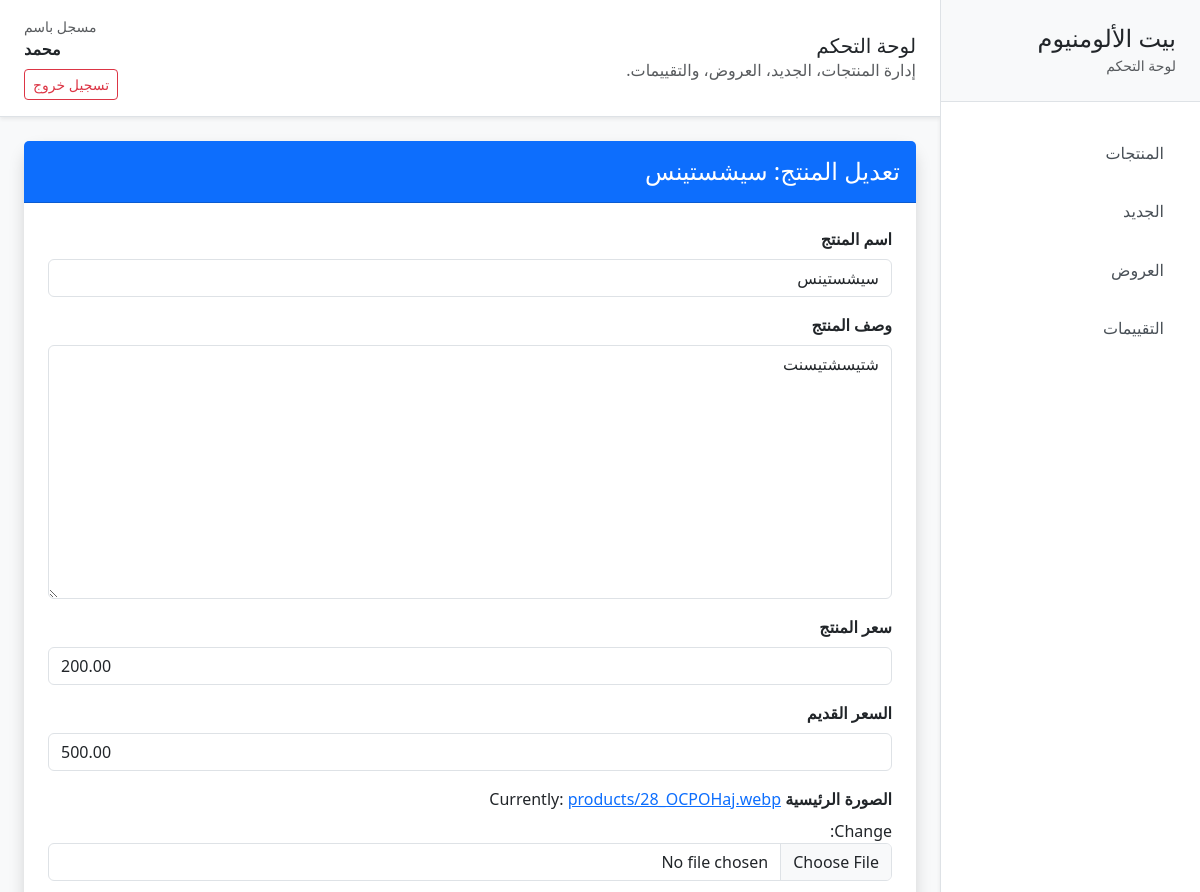
The page /2/edit/ (signed in, upper part) on the database as committed earlier.
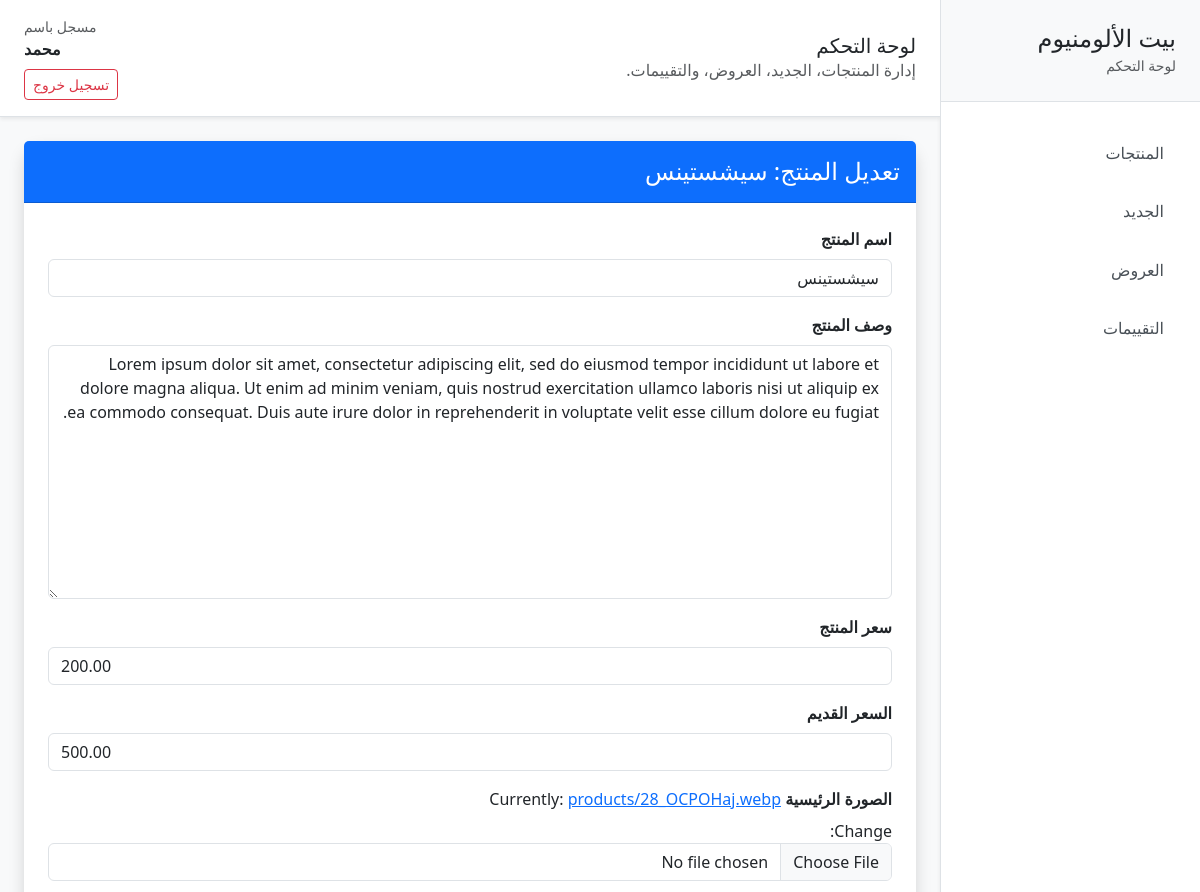
The same page on the database as committed later.
### products/models.py (models this page shows, shortened)
class Product(models.Model):
    name = models.CharField(max_length=255)
    description = models.TextField()
    price = models.DecimalField(max_digits=10, decimal_places=2)
    old_price = models.DecimalField(
        max_digits=10,
        decimal_places=2,
        null=True,
        blank=True
    )
    image = models.ImageField(upload_to='products/')
    image_2 = models.ImageField(upload_to='products/', null=True, blank=True)
    image_3 = models.ImageField(upload_to='products/', null=True, blank=True)
    image_4 = models.ImageField(upload_to='products/', null=True, blank=True)
    image_5 = models.ImageField(upload_to='products/', null=True, blank=True)
    more_details = models.TextField(null=True, blank=True)
    specs = models.TextField(null=True, blank=True)
    features = models.TextField(null=True, blank=True)
    stock = models.PositiveIntegerField(default=0)
    category = models.ForeignKey(
        "products.Category",
        on_delete=models.CASCADE,
        related_name="products",
        null=True,
        blank=True
    )
    is_new = models.BooleanField(default=False)
    added_at = models.DateTimeField(auto_now_add=True)

### products/views.py (the view)
# urls.py: path('<int:pk>/edit/', views.edit_product, name='edit_product'),
@login_required
def edit_product(request, pk):
    product = get_object_or_404(Product, pk=pk)
    if request.method == "POST":
        form = ProductForm(request.POST, request.FILES, instance=product)
        if form.is_valid():
            form.save()
            return redirect('products:products_list')
    else:
        form = ProductForm(instance=product)
    return render(request, 'products/edit_product.html', {
        'form': form,
        'product': product
    })

### products/forms.py
class ProductForm(forms.ModelForm):
    class Meta:
        model = Product
        fields = '__all__'
        labels = {
            'name': 'اسم المنتج',
            'description': 'وصف المنتج',
            'price': 'سعر المنتج',
            'old_price': 'السعر القديم',
            'stock': 'المخزون',
            'category': 'الفئة',
            'image': 'الصورة الرئيسية',
            'image_2': 'الصورة الجانبية 1',
            'image_3': 'الصورة الجانبية 2',
            'image_4': 'الصورة الجانبية 3',
            'image_5': 'الصورة الجانبية 4',
            'more_details': 'تفاصيل أكثر',
            'specs': 'المواصفات',
            'features': 'الميزات',
            'is_new': 'منتج جديد؟',
            'added_at': 'تاريخ الإضافة',
        }
    def __init__(self, *args, **kwargs):
        super().__init__(*args, **kwargs)
        for field in self.fields.values():
            if isinstance(field.widget, forms.CheckboxInput):
                field.widget.attrs.update({
                    'class': 'form-check-input'
                })
            else:
                field.widget.attrs.update({
                    'class': 'form-control'
                })

### products/templates/products/edit_product.html (shortened to what this page needs)
{% extends 'products/base.html' %} {% block content %}
<div class="card shadow border-0 rounded-4">
  <div class="card-header bg-primary text-white py-3">
    <h2 class="h4 mb-0">تعديل المنتج: {{ product.name }}</h2>
  </div>
  <div class="card-body p-4">
    <form method="POST" enctype="multipart/form-data">
      {% csrf_token %} {% for field in form %}
      <div class="mb-3">
        <label class="form-label fw-bold"> {{ field.label }} </label>
        {{ field }}
      </div>
      {% endfor %}
    </form>
  </div>
</div>
{% endblock %}

Rows that differ between the two databases and show on the page:
changed Product "سيشستينس": description "شتيسشتيسنت" → "Lorem ipsum dolor sit amet, consectetur adipiscing elit, sed do eiusmod tempor incididunt ut labore et dolore magna aliqua. Ut enim ad minim veniam, quis nostrud exercitation ullamco laboris nisi ut aliquip ex ea commodo consequat. Duis aute irure dolor in reprehenderit in voluptate velit esse cillum dolore eu fugiat."
